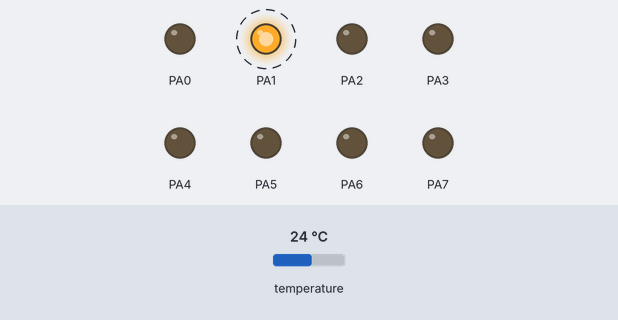
This program was run on a simulated ATmega32, built with avr-gcc and emulated at 1 MHz (the files do not name the chip). Shown: output pins drawn as LEDs (lit = HIGH). Wiring (inferred from the names in the program): TMP102 temperature sensor at I2C address 0x48. Dashed ring = blinking. The test bench sets the inputs (shaded band); at power-on: temperature 24 °C. What the program prints to the serial monitor is not drawn.

Above: at 1.29 s.
1.3 s: temperature set to 0 °C
At 2.89 s:
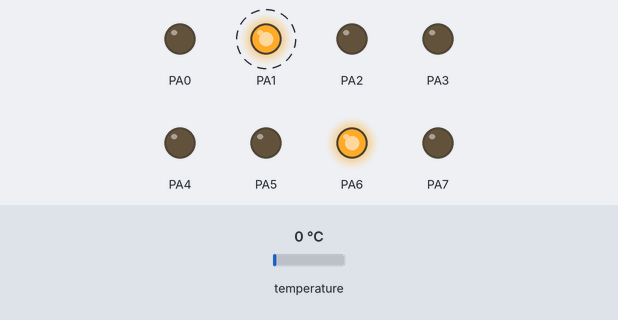
4.8 s: temperature set to 12 °C
Timing chart, 0 to 16.6 s (numbered marks = the images above; inputs shaded):
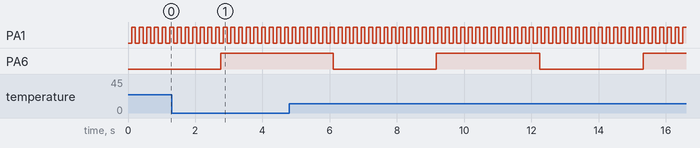

Measured:
- by itself, PA1: alternates HIGH for 0.11 s and LOW for 0.11 s
- by itself, PA6: alternates HIGH for 3.1 s and LOW for 3.1 s

The program:

main.c
```c
/*
 * avrRTOS.c
 *
 * Created: 15.07.2021 22:12:53
 * Author : bursztyn
 */

#include <avr/io.h>
#include "println.h"
#include "kernel.h"
#include "sds011.h"
#include "tmp102.h"

void idle_0(){
	PORTA ^= (1<<1);
}

void idle_1(){
	println_msg("P1");
}

void idle_3(){
	print_msg("P2");
}

void idle_4(){
	PORTA ^= (1 << 5);
	sds011_measure();
	sds011_process_measurment();
	sds011_sleep();
}

void tmp(){
	PORTA ^= (1 << 6);
	tmp102_init(GND);
	float f = tmp102_get_temp();
	println_flo(f);
}

int main(void){
	//DDRA = 0xFF;
	//_delay_ms(10000);
	init_kernel();

	//create_task(idle_0, PERODIC, 2);
	//create_task(idle_4, PERODIC, 3);
	//create_task(idle_1, PERODIC, 4);
	create_task(tmp, PERODIC, 500, 0x50);
	create_task(idle_0, PERODIC, 10, DEF_MEM_SIZE);

	start_kernel();
}
```

kernel.c
```c
/*
 * kernel.c
 *
 * Created: 05.07.2021 12:19:49
 *  Author: bursztyn
 */

#define F_CPU 1000000U

#include <avr/interrupt.h>
#include <util/delay.h>
#include <stddef.h>

#include "kernel.h"
#include "queue.h"
#include "usart.h"
#include "twi.h"

uint8_t tcb_idx = 0;

struct tcb a_tcb[MAX_TASKS];
struct memory a_memory[MAX_TASKS];

void* start = (void *)RAMEND-0x30;
void *_p = 0;
void *_c_sp = 0;

static void scheduler(void);
task_fun sched = scheduler;

struct queue  q_runnable;
struct queue  q_wait;
struct queue  q_blocked;
struct queue  q_master;

volatile uint8_t k_tick = 1;

void kernel_idle(void){
	while(1){
		_delay_ms(12);
	}
}

static void init_sp(task_fun f){
	__asm__ volatile(
	//store current stack pointer
	"in	r30, __SP_L__				\n\t"
	"in	r31, __SP_H__				\n\t"

	//load new stack pointer for task space
	"out	__SP_L__, %A0				\n\t"
	"out	__SP_H__, %B0				\n\t"

	//early return address to scheduler if finished before kernel tick
	"push	%A2					\n\t"
	"push	%B2					\n\t"

	//push task function return address
	"push	%A1					\n\t"
	"push	%B1					\n\t"

	"ldi	r19, 0					\n\t"
	"push	r19					\n\t" //r0
	"push	r19					\n\t" //r0
	"push	r19					\n\t" //r0
	"push	r19					\n\t" //r0
	"push	r19					\n\t" //r0
	"push	r19					\n\t" //r0
	"push	r19					\n\t" //r0
	"push	r19					\n\t" //r0
	"push	r19					\n\t" //r0
	"push	r19					\n\t" //r0
	"push	r19					\n\t" //r0
	"push	r19					\n\t" //r0
	"push	r19					\n\t" //r0
	"push	r19					\n\t" //r0
	"push	r19					\n\t" //r0
	"push	r19					\n\t" //r0
	"push	r19					\n\t" //r0
	"push	r19					\n\t" //r0
	"push	r19					\n\t" //r0
	"push	r19					\n\t" //r0
	"push	r19					\n\t" //r0
	"push	r19					\n\t" //r0
	"push	r19					\n\t" //r0
	"push	r19					\n\t" //r0
	"push	r19					\n\t" //r0
	"push	r19					\n\t" //r0
	"push	r19					\n\t" //r0
	"push	r19					\n\t" //r0
	"push	r19					\n\t" //r0
	"push	r19					\n\t" //r0
	"push	r19					\n\t" //r0
	"push	r19					\n\t" //r0

	//save task stack pointer
	"ldi   r26, lo8(_p)				\n\t"
	"ldi   r27, hi8(_p)				\n\t"
	"in    r0, __SP_L__         			\n\t"
	"st    x+, r0               			\n\t"
	"in    r0, __SP_H__         			\n\t"
	"st    x+, r0               			\n\t"

	//back to init_task stack pointer
	"out	__SP_L__, r30		\n\t"
	"out	__SP_H__, r31		\n\t"
	:"=r"(start), "=r"(f), "=r"(sched)
	:"0"(start), "1"(f), "2"(sched)
	);
}

static struct tcb * k_tcb;

void check_overflow(){
	if (k_tcb != NULL){
		uint8_t s = k_tcb->mem->sp_start - k_tcb->mem->sp;
		if (s > k_tcb->mem->m_size){
			//reset current tcb and next tcb
			k_tcb->state = RESET;
			k_tcb->m_next_tcb->state = RESET;
		}
	}
}

static void context_restore() __attribute__((naked));
static void context_restore(){
	__asm__(
	"cli						 \n\t"
	"ldi   r26, lo8(_c_sp)		 \n\t"
	"ldi   r27, hi8(_c_sp)		 \n\t"
	"ld r0, x+					 \n\t"
	"out __SP_L__, r0			 \n\t"
	"ld r0, x+					 \n\t"
	"out __SP_H__, r0		     \n\t"

	"pop	r31					 \n\t"
	"pop	r30					 \n\t"
	"pop	r29					 \n\t"
	"pop	r28					 \n\t"
	"pop	r27					 \n\t"
	"pop	r26					 \n\t"
	"pop	r25					 \n\t"
	"pop	r24					 \n\t"
	"pop	r23					 \n\t"
	"pop	r22					 \n\t"
	"pop	r21					 \n\t"
	"pop	r20					 \n\t"
	"pop	r19					 \n\t"
	"pop	r18					 \n\t"
	"pop	r17					 \n\t"
	"pop	r16					 \n\t"
	"pop	r15					 \n\t"
	"pop	r14					 \n\t"
	"pop	r13					 \n\t"
	"pop	r12					 \n\t"
	"pop	r11					 \n\t"
	"pop	r10					 \n\t"
	"pop	r9					 \n\t"
	"pop	r8					 \n\t"
	"pop	r7					 \n\t"
	"pop	r6					 \n\t"
	"pop	r5					 \n\t"
	"pop	r4					 \n\t"
	"pop	r3					 \n\t"
	"pop	r2					 \n\t"
	"pop	r1					 \n\t"
	"pop	r0					 \n\t"
	"sei						 \n\t"
	"reti						 \n\t"
	);
}

static inline void dispatch(void) __attribute__((always_inline));
static inline void dispatch(void){
	if (k_tcb->state == RESET){
		start = k_tcb->mem->sp_start;
		init_sp(k_tcb->fun);
		k_tcb->mem->sp = _p;
	}

	_c_sp = k_tcb->mem->sp;

	TCNT1 = 0x00;
	TIMSK = (1 << OCIE1A);

	context_restore();
}

static void scheduler(void){
	__asm__(
	"out	__SP_L__, %A0		\n\t"
	"out	__SP_H__, %B0		\n\t"
	"sei						\n\t"
	:: "z" (RAMEND)
	);
	check_overflow();
	if (k_tick){
		update_q_master(&q_master, &q_wait, &q_runnable);
		update_q_wait(&q_wait, &q_runnable);
		update_q_blocked(&q_blocked, &q_runnable);
	}else{
		if(k_tcb->state != SUSPENDED && k_tcb->state != BLOCKED){
			k_tcb->state = FINISHED;
		}
	}

	k_tick = 0;

	if (q_runnable.q_size > 0){
		k_tcb = dequeue(&q_runnable);
		k_tcb->c_queue = M;
	}else{
		k_tcb = &a_tcb[0];
	}

	TIMSK &= ~(1 << OCIE1A);

	dispatch();
}

void initTimer(){
	TCCR1B = (1 << WGM12) | (1 << CS12) | (1 << CS10); //set CTC mode, set prescaler to 1024
	TCNT1 = 0x00; //set count
	OCR1A = 0xA; //compare value (10 ms)
}

static inline void context_save() __attribute__((always_inline));
static inline void context_save(){
	__asm__ volatile(
	"cli						\n\t"
	"push	r0					\n\t"
	"push	r1					\n\t"
	"clr    r1					\n\t"
	"push	r2					\n\t"
	"push	r3					\n\t"
	"push	r4					\n\t"
	"push	r5					\n\t"
	"push	r6					\n\t"
	"push	r7					\n\t"
	"push	r8					\n\t"
	"push	r9					\n\t"
	"push	r10					\n\t"
	"push	r11					\n\t"
	"push	r12					\n\t"
	"push	r13					\n\t"
	"push	r14					\n\t"
	"push	r15					\n\t"
	"push	r16					\n\t"
	"push	r17					\n\t"
	"push	r18					\n\t"
	"push	r19					\n\t"
	"push	r20					\n\t"
	"push	r21					\n\t"
	"push	r22					\n\t"
	"push	r23					\n\t"
	"push	r24					\n\t"
	"push	r25					\n\t"
	"push	r26					\n\t"
	"push	r27					\n\t"
	"push	r28					\n\t"
	"push	r29					\n\t"
	"push	r30					\n\t"
	"push	r31					\n\t"

	"ldi   r26, lo8(_c_sp)		\n\t"
	"ldi   r27, hi8(_c_sp)		\n\t"
	"in    r0, __SP_L__         \n\t"
	"st    x+, r0               \n\t"
	"in    r0, __SP_H__         \n\t"
	"st    x+, r0               \n\t"
	);
	k_tcb->mem->sp = _c_sp;
}

ISR(TIMER1_COMPA_vect, ISR_NAKED){
	context_save();
	if (k_tcb->type != KERNEL){
		k_tcb->mem->sp = _c_sp;
		k_tcb->state = SUSPENDED_K;
	}

	k_tick = 1;

	k_tcb->tick_count += 1;

	__asm__("ijmp				\n\t" :: "z"(scheduler));
}

void scheduler__() __attribute__((naked));
void scheduler__(){
	__asm__("ijmp				\n\t" :: "z"(scheduler));
}

void reti__()__attribute__((naked));
void reti__(){
	__asm__("reti				\n\t");
}

void task_block(uint8_t desc, struct mutex* mtx){
	context_save();
	k_tcb->state = BLOCKED;
	k_tcb->state_desc = desc;
	if (mtx != NULL){
		k_tcb->mtx = mtx;
	}
	enqueue(&q_blocked, k_tcb);

	scheduler__();
}

void task_suspend(){
	//k_tcb = get_current_tcb();
	if (k_tcb->w_state == WORK_S){
		k_tcb->state = SUSPENDED;
		context_save();
		scheduler__();
	}
	reti__();
}

void task_notify(struct tcb *t){
	t->state = READY;
	t->c_queue = M;
}

void init_drivers(){
	DDRA = 0xFF;
	initTimer();
	usart_init();
	twi_init();
}

struct tcb* get_current_tcb(){
	return k_tcb;
}

struct memory* find_mem(){
	for (uint8_t i=0;i<MAX_TASKS;i++){
		if (a_memory[i].m_state == FREE){
			return &a_memory[i];
		}
	}
	return NULL;
}

uint8_t setup_task(uint8_t mem_size){
	if (tcb_idx < MAX_TASKS){
		init_sp(a_tcb[tcb_idx].fun);
		struct memory* mem = find_mem();
		if (mem == NULL){
			return 1;
		}
		mem->m_state = ALLOC;
		mem->sp = _p;
		mem->sp_start = start;
		mem->m_size = mem_size;
		a_tcb[tcb_idx].mem = mem;
		start -= mem_size;

		a_tcb[tcb_idx].id = tcb_idx;

		if (a_tcb[tcb_idx].type != KERNEL){
			if (a_tcb[tcb_idx].delay == 0){
				a_tcb[tcb_idx].m_state = READY;
				a_tcb[tcb_idx].state = READY;
			}else{
				a_tcb[tcb_idx].m_state = DELAYED;
				a_tcb[tcb_idx].state = DELAYED;
			}
			enqueue(&q_master, &a_tcb[tcb_idx]);
			a_tcb[tcb_idx].c_queue = M;
		}

		++tcb_idx;
		return 0;
	}
	return 1;
}

uint8_t create_task(task_fun fun, uint8_t type, uint16_t delay, uint8_t mem_size){
	if (mem_size < DEF_MEM_SIZE){
		mem_size = DEF_MEM_SIZE;
	}
	if (type == PERODIC){
		a_tcb[tcb_idx].type = PERODIC;
		a_tcb[tcb_idx].delay = delay;
	}else if(type == SINGLE){
		a_tcb[tcb_idx].type = SINGLE;
	}else if(type == FOREVER){
		a_tcb[tcb_idx].type = FOREVER;
	}else{
		return 1;
	}

	a_tcb[tcb_idx].fun = fun;
	a_tcb[tcb_idx].timer = delay;

	return setup_task(mem_size);
}


void init_kernel(){
	init_drivers();

	init_queue(&q_master, MASTER);
	init_queue(&q_runnable, DEFAULT);
	init_queue(&q_wait, DEFAULT);
	init_queue(&q_blocked, DEFAULT);

	a_tcb[tcb_idx].fun = kernel_idle;
	a_tcb[tcb_idx].type = KERNEL;
	setup_task(DEF_MEM_SIZE);
}

void start_kernel(){
	scheduler();
}
```

kernel.h
```c
/*
 * kernel.h
 *
 * Created: 13.07.2021 16:54:37
 *  Author: bursztyn
 */


#ifndef KERNEL_H_
#define KERNEL_H_

#include <avr/io.h>
#include "mutex.h"

//task states
#define SUSPENDED				0
#define RESET					1
#define RUNNABLE				2
#define BLOCKED					3
#define DELAYED					4
#define USART_BLOCKED			5
#define SDS011_BLOCKED			6
#define TWI_BLOCKED				7
#define TMP102_BLOCKED			8
#define READY					9
#define RUNNING					10
#define SUSPENDED_K				11
#define FINISHED				12
#define WORK_F					13
#define WORK_S					14
#define TERMINATED				50

//task types
#define SINGLE					0
#define FOREVER					1
#define PERODIC					2
#define KERNEL					3

//current queue
#define R						0
#define W						1
#define B						2
#define M						3

//memory states
#define FREE					0
#define ALLOC					1

#define MAX_TASKS				6
#define DEF_MEM_SIZE			0x32

typedef void (*task_fun)(void);

uint8_t create_task(task_fun fun, uint8_t type, uint16_t delay, uint8_t mem_size);
uint8_t setup_task(uint8_t mem_size);
void task_block(uint8_t desc, struct mutex* mtx);
void check_overflow();

void init_kernel();
void start_kernel();
void init_drivers();
void task_suspend();

struct memory{
	void *sp;
	void* sp_start;
	uint8_t m_size;
	uint8_t m_state;
};

struct tcb{
	void* sp;
	void* sp_start;
	struct memory* mem;
	uint8_t id;
	uint8_t m_state;
	uint8_t state;
	uint8_t type;
	uint16_t delay;
	uint8_t timer;
	struct tcb* next_tcb;
	struct tcb* m_next_tcb;
	task_fun fun;
	uint8_t state_desc;
	uint8_t queue_state;
	uint8_t c_queue;
	uint8_t tick_count;
	uint8_t w_state;
	struct mutex* mtx;
};

struct tcb* get_current_tcb();
void task_notify(struct tcb *tcb);
struct memory* find_mem();

#endif /* KERNEL_H_ */
```

mutex.c
```c
/*
 * mutex.c
 *
 * Created: 21.07.2021 14:22:00
 *  Author: bursztyn
 */

#include "mutex.h"

void mutex_lock(struct mutex* mtx){
	mtx->state = MTX_LOCKED;
}

void mutex_unlock(struct mutex* mtx){
	mtx->state = MTX_UNLOCKED;
}

uint8_t mutex_state(struct mutex* mtx){
	return mtx->state;
}
```

mutex.h
```c
/*
 * mutex.h
 *
 * Created: 21.07.2021 14:21:43
 *  Author: bursztyn
 */


#ifndef MUTEX_H_
#define MUTEX_H_

#include <avr/io.h>

//mutex states
#define MTX_UNLOCKED		0
#define MTX_LOCKED			1

struct mutex{
	uint8_t state;
};

void mutex_lock(struct mutex* mtx);
void mutex_unlock(struct mutex* mtx);
uint8_t mutex_state(struct mutex* mtx);

#endif /* MUTEX_H_ */
```

println.c
```c
/*
 * println.c
 *
 * Created: 07.07.2021 09:47:48
 *  Author: bursztyn
 */
#include <avr/io.h>
#include <avr/interrupt.h>
#include "println.h"
#include "usart.h"

uint8_t nl = '\n';
uint8_t neg = '-';
uint8_t dot = '.';

uint8_t b[PRINTLN_SIZE];
uint8_t b_idx = PRINTLN_SIZE;

void println_msg(char* msg){
	while(*msg != '\0'){

		setup_usart((uint8_t*)msg, 1, 0, 0, TX);

		msg++;
	}
	setup_usart(&nl, 1, 0, 0, TX);
}

void print_msg(char* msg){
	while(*msg != '\0'){

		setup_usart((uint8_t*)msg, 1, 0, 0, TX);

		msg++;
	}
}

void println_num(long num){
	if (num < 0){
		num *= -1;
		setup_usart(&neg, 1, 0, 0, TX);
	}
	while(num > 0){
		uint8_t d = num % 10;
		d +=  d > 9 ? 'A' - 10 : '0';
		--b_idx;
		b[b_idx] = d;
		num /= 10;
	}
	setup_usart(&b[b_idx], PRINTLN_SIZE-b_idx, 0, 0, TX);
	setup_usart(&nl, 1, 0, 0, TX);
	b_idx = PRINTLN_SIZE;
}

void print_num(long num){
	if (num < 0){
		num *= -1;
		setup_usart(&neg, 1, 0, 0, TX);
	}
	while(num > 0){
		uint8_t d = num % 10;
		d +=  d > 9 ? 'A' - 10 : '0';
		--b_idx;
		b[b_idx] = d;
		num /= 10;
	}
	setup_usart(&b[b_idx], PRINTLN_SIZE-b_idx, 0, 0, TX);
	b_idx = PRINTLN_SIZE;
}

void println_flo(float flo){
	if (flo < 0){
		flo *= -1;
		setup_usart(&neg, 1, 0, 0, TX);
	}
	long num = (long) flo;
	float frac = flo - num;
	print_num(num);
	setup_usart(&dot, 1, 0, 0, TX);
	num = frac * 100;
	println_num(num);
}
```

println.h
```c
/*
 * println.h
 *
 * Created: 07.07.2021 09:46:46
 *  Author: bursztyn
 */
#include <avr/io.h>

#ifndef PRINTLN_H_
#define PRINTLN_H_

#define PRINTLN_SIZE		24

void println_msg(char* msg);
void println_num(long num);
void println_flo(float flo);
void print_msg(char* msg);
void print_num(long num);
void println_flo(float flo);
void print_flo(float flo);

#endif /* PRINTLN_H_ */
```

queue.c
```c
#include <stddef.h>
#include "kernel.h"
#include "queue.h"
#include "usart.h"
#include "mutex.h"

void init_queue(struct queue  *q, uint8_t type){
    q->head = NULL;
    q->tail = NULL;
	q->q_size = 0;
	q->type = type;
}

void enqueue(struct queue  *q, struct tcb *tcb){
    if(q->tail != NULL){
        if (q->type == MASTER){
			q->tail->m_next_tcb = tcb;
        }else{
			q->tail->next_tcb = tcb;
		}
    }
    q->tail = tcb;
    if(q->head == NULL){
        q->head = tcb;
    }
	q->q_size += 1;
}

struct tcb* dequeue(struct queue  *q){
    struct tcb *h = NULL;
	if (q->head == NULL){
		return h;
    }
	h = q->head;

	if (q->type == MASTER){
		q->head = q->head->m_next_tcb;
	}else{
		q->head = h->next_tcb;
		h->next_tcb = NULL;
	}

	if (q->head == NULL){
		q->tail = NULL;
	}
	q->q_size -= 1;
    return h;
}

void update_q(struct queue  *q, struct queue  *q_r, struct tcb *t, struct tcb *prev, uint8_t i, uint8_t q_size){
	if (i > 0){
		if (i < q_size - 1){
			prev->next_tcb = t->next_tcb;
		}else{
			q->tail = prev;
			prev->next_tcb = t->next_tcb;
		}
		q->q_size -= 1;
		enqueue(q_r, t);
		t->c_queue = R;
	}else{
		dequeue(q);
		enqueue(q_r, t);
		t->c_queue = R;
	}
	t->next_tcb = NULL;
}

void update_q_blocked(struct queue  *q_b, struct queue  *q_r){
	if (q_b->q_size > 0){
		uint8_t q_size = q_b->q_size;
		uint8_t i = 0;
		struct tcb *t = q_b->head;
		struct tcb *prev = 0;
		uint8_t q_i = 0;
		uint8_t q_s = q_b->q_size;
		for(;i<q_size;i++){
			if (t->mtx->state == MTX_UNLOCKED){
				update_q(q_b, q_r, t, prev, q_i, q_s);
			}
			prev = t;
			if(t->next_tcb == NULL){
				t = q_b->head;
				q_s = q_b->q_size;
				q_i = 0;
			}else{
				++q_i;
				t = t->next_tcb;
			}
		}
	}
}

void update_q_wait(struct queue  *q_w, struct queue  *q_r){
	if (q_w->q_size > 0){
		uint8_t q_size = q_w->q_size;
		uint8_t i = 0;
		uint8_t q_i = 0;
		uint8_t q_s = q_w->q_size;
		struct tcb *t = q_w->head;
		struct tcb *prev = 0;
		for(;i<q_size;i++){
			if (t->state != BLOCKED && t->state != SUSPENDED && t->c_queue == W){
				t->timer -= 1;
				if (t->timer == 0){
					if (t->type == PERODIC){
						t->timer = t->delay;
						t->state = RESET;
					}
					update_q(q_w, q_r, t, prev, q_i, q_s);
				}
			}
			prev = t;
			if(t->next_tcb == NULL){
				t = q_w->head;
				q_s = q_w->q_size;
				q_i = 0;
			}else{
				++q_i;
				t = t->next_tcb;
			}
		}
	}
}

void update_q_runnable(struct queue  *q){
	uint8_t q_size = q->q_size;
	uint8_t i = 0;
	struct tcb *t = q->head;
	struct tcb *prev = 0;
	for(;i<q_size;i++){
		if(t->state == TERMINATED){
			if (i > 0){
				if (i < q_size - 1){
					prev->next_tcb = t->next_tcb;
				}else{
					q->tail = prev;
				}
				q->q_size -= 1;
			}else{
				dequeue(q);
			}
			t->next_tcb = NULL;
		}
		prev = t;
		t = t->next_tcb;
	}
}

void update_q_master(struct queue *q_m, struct queue  *q_w, struct queue  *q_r){
	uint8_t q_size = q_m->q_size;
	uint8_t i = 0;
	struct tcb *t;
	for(;i<q_size;i++){
		t = dequeue(q_m);
		if (t->c_queue == M){
			if(t->state == READY){
				t->state = RUNNABLE;
				t->c_queue = R;
				enqueue(q_r, t);
			}else if(t->state == SUSPENDED_K){
				if (t->m_state == DELAYED && t->w_state == FINISHED){
					t->c_queue = W;
					enqueue(q_w, t);
				}else{
					t->c_queue = R;
					enqueue(q_r, t);
				}
			}else if(t->state == DELAYED){
				t->c_queue = W;
				enqueue(q_w, t);
			}else if (t->state == FINISHED){
				if (t->m_state == DELAYED){
					t->c_queue = W;
					t->state = RESET;
					enqueue(q_w, t);
				}else if (t->m_state == READY && t->state != FINISHED){
					t->state = RESET;
					t->c_queue = R;
					enqueue(q_r, t);
				}
			}else if (t->state == RESET){
				if (t->m_state == DELAYED){
					t->c_queue = W;
					enqueue(q_w, t);
				}else{
					t->c_queue = R;
					enqueue(q_r, t);
			}
			}
		}
		if (t->type != SINGLE){
			enqueue(q_m, t);
		}else if(t->type == SINGLE && t->state != FINISHED){
			enqueue(q_m, t);
		}
	}
}
```

queue.h
```c
#define DEFAULT		0
#define MASTER		1

struct queue{
    struct tcb *head;
    struct tcb *tail;
	uint8_t q_size;
	uint8_t type;
};

void init_queue(struct queue *q, uint8_t type);
void enqueue(struct queue  *q, struct tcb *tcb);
struct tcb* dequeue(struct queue  *q);
void update_q(struct queue  *q, struct queue  *q_r, struct tcb *t, struct tcb *prev, uint8_t i, uint8_t q_size);
void update_q_wait(struct queue  *q_w, struct queue  *q_r);
void update_q_blocked(struct queue  *q_b, struct queue  *q_r);
void update_q_runnable(struct queue  *q);
void update_q_master(struct queue *q_m, struct queue  *q_w, struct queue  *q_r);
```

sds011.h
```c
/*
 * sds011.h
 *
 * Created: 08.07.2021 13:40:05
 *  Author: bursztyn
 */

#include <avr/io.h>

#ifndef SDS011_H_
#define SDS011_H_

//device state
#define SDS011_BUSY			0
#define SDS011_IDLE			1

//device status
#define SDS011_MEASURE		0
#define SDS011_SLEEP		1
#define SDS011_WORK			2

typedef struct measurment_t{
	float pm2_5;
	float pm10;
}measurment_t;

void sds011_sleep();
void sds011_measure();
void sds011_work();
measurment_t* sds011_process_measurment();

#endif /* SDS011_H_ */
```

Source omitted: sds011.c (2189 bytes), tmp102.c (1107 bytes), tmp102.h (692 bytes), twi.c (2900 bytes), twi.h (1918 bytes), usart.c (2275 bytes), usart.h (546 bytes)
